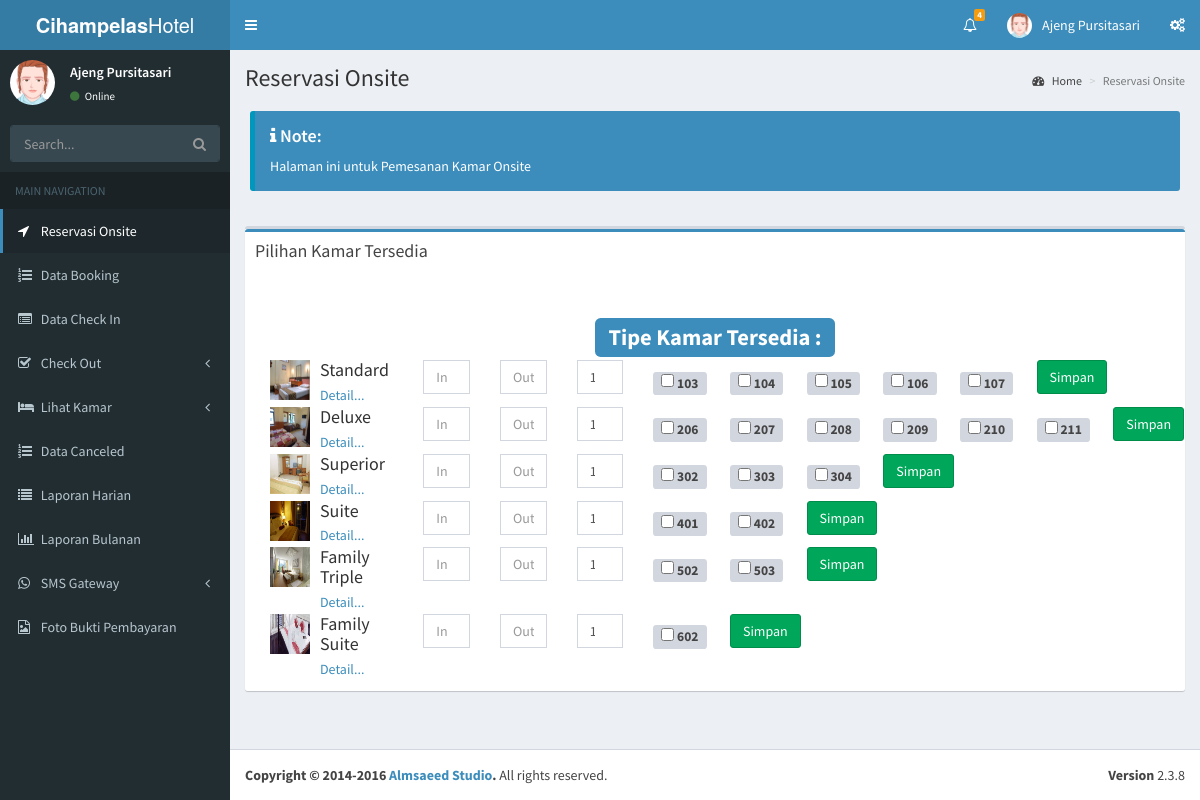
The page /index.php/dashboard/onsite on the database as committed earlier.
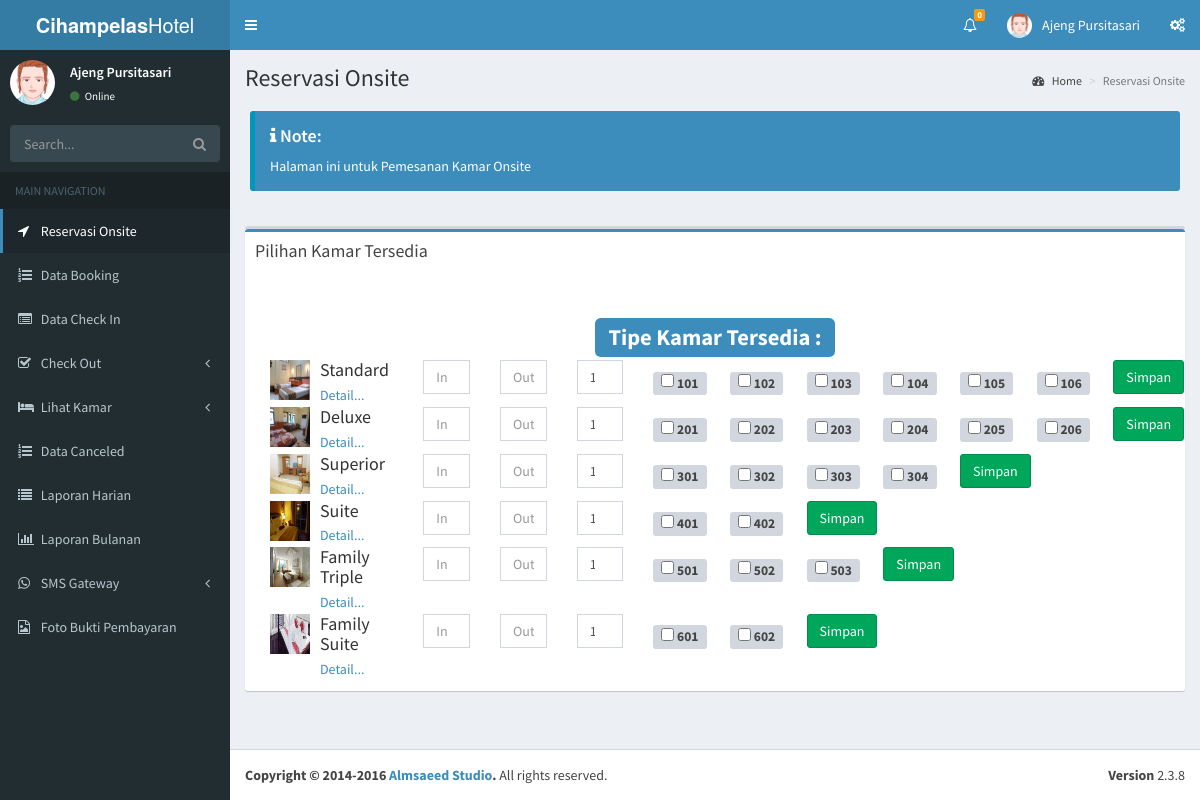
The same page on the database as committed later.
### tables this page shows
CREATE TABLE `tipe_kamar` (
  `id_tipe_kamar` int(5) NOT NULL,
  `nama_kamar` varchar(100) NOT NULL,
  `harga_kamar_weekday` int(10) NOT NULL,
  `harga_kamar_weekend` int(11) NOT NULL,
  `penjelasan` varchar(500) NOT NULL,
  `jumlah` int(5) NOT NULL
);

CREATE TABLE `kamar` (
  `id_kamar` int(5) NOT NULL,
  `nomor_kamar` int(5) NOT NULL,
  `id_fasilitas` int(5) NOT NULL,
  `id_tipe_kamar` int(5) NOT NULL,
  `status` varchar(20) NOT NULL,
  `id_booking` int(5) NOT NULL
);

### application/controllers/dashboard.php (called while the page is built, shortened)
<?php
class Dashboard extends CI_Controller {
     public function __construct()
    {
     $this->load->model('m_login');
	 $this->load->model(array('m_dashboard'));
    $this->load->database();
	$this->load->model('M_formcekout');
    }
	public function onsite(){
		$this->load->model('m_dashboard');
		$data['notif'] = $this->m_dashboard->tampil_notif_resepsionis()->result();
		$data['available'] = $this->m_dashboard->tampil_dataKamar()->result();
		$data['tampilnokamar'] = $this->m_dashboard->tampil_nomorKamar()->result();
		$data['kamarkosong'] = $this->m_dashboard->tampil_noKamar()->result();
		$data['kamarkosong1'] = $this->m_dashboard->tampil_noKamar1()->result();
		$data['kamarkosong2'] = $this->m_dashboard->tampil_noKamar2()->result();
		$data['kamarkosong3'] = $this->m_dashboard->tampil_noKamar3()->result();
		$data['kamarkosong4'] = $this->m_dashboard->tampil_noKamar4()->result();
		$data['kamarkosong5'] = $this->m_dashboard->tampil_noKamar5()->result();
		$data['kamarkosong6'] = $this->m_dashboard->tampil_noKamar6()->result();
        $this->load->view('onsite',$data);
    }
}

### index.php (called while the page is built, shortened)
<?php
require_once BASEPATH.'core/CodeIgniter.php';

### application/models/m_dashboard.php (called while the page is built, shortened)
<?php
class m_dashboard extends CI_Model{
    public function tampil_dataKamar(){
        return $this->db->get('tipe_kamar');
    }
    public function tampil_noKamar1(){
              return $this->db->get_where('kamar', array('status' => 'kosong','id_tipe_kamar' => '1'));
    }
    public function tampil_noKamar2(){
              return $this->db->get_where('kamar', array('status' => 'kosong','id_tipe_kamar' => '2'));
    }
    public function tampil_noKamar3(){
              return $this->db->get_where('kamar', array('status' => 'kosong','id_tipe_kamar' => '3'));
    }
    public function tampil_noKamar4(){
              return $this->db->get_where('kamar', array('status' => 'kosong','id_tipe_kamar' => '4'));
    }
    public function tampil_noKamar5(){
              return $this->db->get_where('kamar', array('status' => 'kosong','id_tipe_kamar' => '5'));
    }
    public function tampil_noKamar6(){
              return $this->db->get_where('kamar', array('status' => 'kosong','id_tipe_kamar' => '6'));
    }
}
?>

### application/views/onsite.php (the view, shortened to what the changed rows need)
<!DOCTYPE html>
<html>
<head>
  <link rel="stylesheet" href="<?php echo base_url()?>admin/bootstrap/css/bootstrap.min.css">
  <link rel="stylesheet" href="https://cdnjs.cloudflare.com/ajax/libs/font-awesome/4.5.0/css/font-awesome.min.css">
  <link rel="stylesheet" href="https://cdnjs.cloudflare.com/ajax/libs/ionicons/2.0.1/css/ionicons.min.css">
  <link rel="stylesheet" href="<?php echo base_url()?>admin/plugins/datatables/dataTables.bootstrap.css">
  <link rel="stylesheet" href="<?php echo base_url()?>admin/plugins/daterangepicker/daterangepicker.css">
  <link rel="stylesheet" href="<?php echo base_url()?>admin/plugins/datepicker/datepicker3.css">
  <link rel="stylesheet" href="<?php echo base_url()?>admin/plugins/iCheck/all.css">
  <link rel="stylesheet" href="<?php echo base_url()?>admin/plugins/colorpicker/bootstrap-colorpicker.min.css">
  <link rel="stylesheet" href="<?php echo base_url()?>admin/plugins/timepicker/bootstrap-timepicker.min.css">
  <link rel="stylesheet" href="<?php echo base_url()?>admin/plugins/select2/select2.min.css">
  <link rel="stylesheet" href="<?php echo base_url()?>admin/dist/css/AdminLTE.min.css">
  <link rel="stylesheet" href="<?php echo base_url()?>admin/dist/css/skins/_all-skins.min.css">
</head>
<body class="hold-transition skin-blue sidebar-mini">
<div class="wrapper">
  <header class="main-header">
    <nav class="navbar navbar-static-top">
      <div class="navbar-custom-menu">
        <ul class="nav navbar-nav">
          <li class="dropdown notifications-menu">
            <a href="#" class="dropdown-toggle" data-toggle="dropdown">
              <i class="fa fa-bell-o"></i>
              <span class="label label-warning"><?php
                                        $this->db->select('id');
                                        $this->db->from('notifikasi');
                                        $this->db->where('untuk','Resepsionis');
                                        echo $this->db->count_all_results();
                                      ?></span>
            </a>
              <li class="header">You have <?php
                                        $this->db->select('id');
                                        $this->db->from('notifikasi');
                                        $this->db->where('untuk','Resepsionis');
                                      ?> notifications</li>
          </li>
        </ul>
      </div>
    </nav>
  </header>
  <div class="content-wrapper">
    <section class="content-header">
      <h1>
        Reservasi Onsite
      </h1>
    </section>
    <section class="content">
    <div class="box">
    <div class="box box-primary">
      <div class="box-body">
          <div class="col-md-12">
          <h2 align="center"><span class="label label-info"> Tipe Kamar Tersedia : </span></h2>
           </div>
           <?php $tmp=0; foreach($available as $a){ $tmp++; ?>
           <form role="form" method="post" class="f1" action="<?php echo base_url()?>index.php/Dashboard/dataonsite">
          <div class="col-md-2">
              <div class="media">
                                <div class="media-left">
                                    <a href="javascript:void(0);">
                                        <img class="media-object" src="<?php echo base_url()?>assets/images/<?php echo $a->nama_kamar; ?>.png" width="40" height="40">
                                    </a>
                                </div>
                                <div class="media-body">
                                    <h4 class="media-heading"><?php echo $a->nama_kamar; ?></h4><a href="#"> Detail...</a>
                                </div>
                            </div>
          </div>
          <div class="col-md-1">
              <input name="tglIn" onclick="masuktglIn()" type="text" class="form-control pull-right" placeholder="In" id="datepicker<?php echo $tmp; ?>">
          </div>
          <div class="col-md-1">
              <input name="tglOut" onclick="masuktglOut()" type="text" class="form-control pull-right" placeholder="Out" id="datepicker1<?php echo $tmp; ?>">
          </div>
          <div class="col-md-1">
              <input name="kamar" id="kamar" type="number" value="1" class="form-control pull-right">
          </div>
          <?php
            if ($tmp==1) {
              ?>
                <?php $no=1; foreach($kamarkosong1 as $kmr1){ ?>
          <div class="col-md-1">
              <h4 align="center"><span class="label label-default"><input type="checkbox" name="radio" id="radio" class="minimal"> <?php echo $kmr1->nomor_kamar; ?></span></h4>
          </div>
          <?php $no++;
                if ($no>6) {
                  break;
                }
          } ?>
          <div class="col-md-1" style="float:center;">
          <?php
                                        $this->db->select('id_kamar');
                                        $this->db->from('kamar');
                                        $this->db->where('id_tipe_kamar',$tmp);
                                        $this->db->where('status','kosong');
                                        $hasil = $this->db->count_all_results();
                    if ($hasil>=1) {
                      ?>
              <button type="submit" class="btn btn-sm-block btn-success">Simpan</button>
          <?php
                    }else{
                      ?>
              <button type="submit" disabled="" class="btn btn-sm-block btn-success">Not Available</button>
          <?php
                    }
          ?>
          </div>
          <div class="col-md-12">
          </div>
              <?php
            }else
            if ($tmp==2) {
              ?>
                <?php $no=1; foreach($kamarkosong2 as $kmr2){ ?>
          <div class="col-md-1">
              <h4 align="center"><span class="label label-default"><input type="checkbox" name="radio" id="radio" class="minimal"> <?php echo $kmr2->nomor_kamar; ?></span></h4>
          </div>
          <?php $no++;
                if ($no>6) {
                  break;
                }
          } ?>
          <div class="col-md-1" style="float:center;">
          <?php
                                        $this->db->select('id_kamar');
                                        $this->db->from('kamar');
                                        $this->db->where('id_tipe_kamar',$tmp);
                                        $this->db->where('status','kosong');
                                        $hasil = $this->db->count_all_results();
                    if ($hasil>=1) {
                      ?>
              <button type="submit" class="btn btn-sm-block btn-success">Simpan</button>
          <?php
                    }else{
                      ?>
              <button type="submit" disabled="" class="btn btn-sm-block btn-success">Not Available</button>
          <?php
                    }
          ?>
          </div>
          <div class="col-md-12">
          </div>
              <?php
            }else
            if ($tmp==3) {
              ?>
                <?php $no=1; foreach($kamarkosong3 as $kmr3){ ?>
          <div class="col-md-1">
              <h4 align="center"><span class="label label-default"><input type="checkbox" name="radio" id="radio" class="minimal"> <?php echo $kmr3->nomor_kamar; ?></span></h4>
          </div>
          <?php $no++;
          } ?>
          <div class="col-md-1" style="float:center;">
          <?php
                                        $this->db->select('id_kamar');
                                        $this->db->from('kamar');
                                        $this->db->where('id_tipe_kamar',$tmp);
                                        $this->db->where('status','kosong');
                                        $hasil = $this->db->count_all_results();
                    if ($hasil>=1) {
                      ?>
              <button type="submit" class="btn btn-sm-block btn-success">Simpan</button>
          <?php
                    }else{
                      ?>
              <button type="submit" disabled="" class="btn btn-sm-block btn-success">Not Available</button>
          <?php
                    }
          ?>
          </div>
          <div class="col-md-12">
          </div>
              <?php
            }else
            if ($tmp==4) {
              ?>
                <?php $no=1; foreach($kamarkosong4 as $kmr4){ ?>
          <div class="col-md-1">
              <h4 align="center"><span class="label label-default"><input type="checkbox" name="radio" id="radio" class="minimal"> <?php echo $kmr4->nomor_kamar; ?></span></h4>
          </div>
          <?php $no++;
          } ?>
          <div class="col-md-1" style="float:center;">
          <?php
                                        $this->db->select('id_kamar');
                                        $this->db->from('kamar');
                                        $this->db->where('id_tipe_kamar',$tmp);
                                        $this->db->where('status','kosong');
                                        $hasil = $this->db->count_all_results();
                    if ($hasil>=1) {
                      ?>
              <button type="submit" class="btn btn-sm-block btn-success">Simpan</button>
          <?php
                    }else{
                      ?>
              <button type="submit" disabled="" class="btn btn-sm-block btn-success">Not Available</button>
          <?php
                    }
          ?>
          </div>
          <div class="col-md-12">
          </div>
              <?php
            }else
            if ($tmp==5) {
              ?>
                <?php $no=1; foreach($kamarkosong5 as $kmr5){ ?>
          <div class="col-md-1">
              <h4 align="center"><span class="label label-default"><input type="checkbox" name="radio" id="radio" class="minimal"> <?php echo $kmr5->nomor_kamar; ?></span></h4>
          </div>
          <?php $no++;
          } ?>
          <div class="col-md-1" style="float:center;">
          <?php
                                        $this->db->select('id_kamar');
                                        $this->db->from('kamar');
                                        $this->db->where('id_tipe_kamar',$tmp);
                                        $this->db->where('status','kosong');
                                        $hasil = $this->db->count_all_results();
                    if ($hasil>=1) {
                      ?>
              <button type="submit" class="btn btn-sm-block btn-success">Simpan</button>
          <?php
                    }else{
                      ?>
              <button type="submit" disabled="" class="btn btn-sm-block btn-success">Not Available</button>
          <?php
                    }
          ?>
          </div>
          <div class="col-md-12">
          </div>
              <?php
            }
            if ($tmp==6) {
              ?>
                <?php $no=1; foreach($kamarkosong6 as $kmr6){ ?>
          <div class="col-md-1">
              <h4 align="center"><span class="label label-default"><input type="checkbox" name="radio" id="radio" class="minimal"> <?php echo $kmr6->nomor_kamar; ?></span></h4>
          </div>
          <?php $no++;
          } ?>
          <div class="col-md-1" style="float:center;">
          <?php
                                        $this->db->select('id_kamar');
                                        $this->db->from('kamar');
                                        $this->db->where('id_tipe_kamar',$tmp);
                                        $this->db->where('status','kosong');
                                        $hasil = $this->db->count_all_results();
                    if ($hasil>=1) {
                      ?>
              <button type="submit" class="btn btn-sm-block btn-success">Simpan</button>
          <?php
                    }else{
                      ?>
              <button type="submit" disabled="" class="btn btn-sm-block btn-success">Not Available</button>
          <?php
                    }
          ?>
          </div>
          <div class="col-md-12">
          </div>
              <?php
            }
          ?>
          <div class="col-md-12">
          </div>
          </form>
         <?php } ?>
      </div>
    </div>
    </div>
    </section>
  </div>
</div>
</body>
</html>

Rows that differ between the two databases and show on the page:
changed tipe_kamar "Standard": loses kamar (nomor_kamar "107"); gains kamar (nomor_kamar "101"); gains kamar (nomor_kamar "102")
changed tipe_kamar "Deluxe": loses kamar (nomor_kamar "207"); loses kamar (nomor_kamar "208"); loses kamar (nomor_kamar "209"); loses kamar (nomor_kamar "210"); loses kamar (nomor_kamar "211"); gains kamar (nomor_kamar "201"); gains kamar (nomor_kamar "202"); gains kamar (nomor_kamar "203"); gains kamar (nomor_kamar "204"); gains kamar (nomor_kamar "205")
changed tipe_kamar "Superior": gains kamar (nomor_kamar "301")
changed tipe_kamar "Family Triple": gains kamar (nomor_kamar "501")
changed tipe_kamar "Family Suite": gains kamar (nomor_kamar "601")
Other text that changed with them:
$this->db->count_all_results(): "4" → "0"
